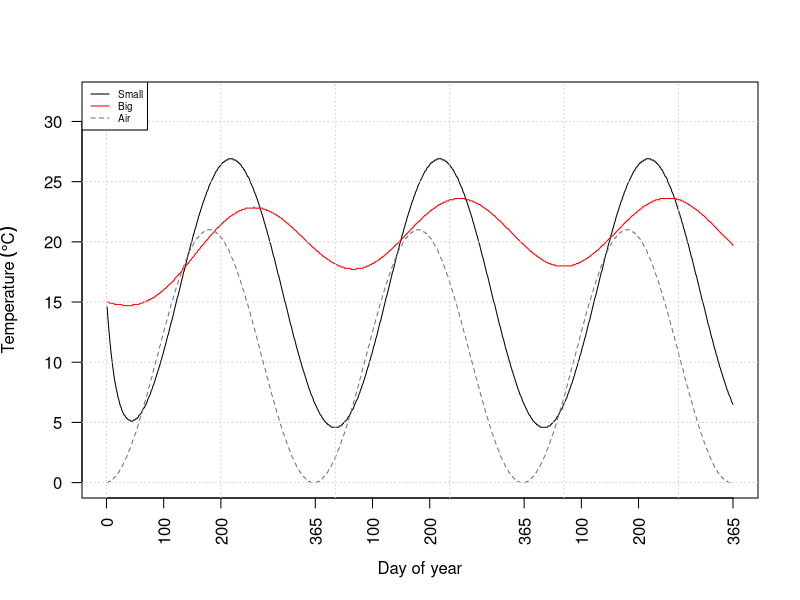

R code for this plot:
# Plots temperature predictions
# S. Hafner
# 2021

# Normal simulation
d01b <- read.table('temp_01_b.txt', header = FALSE, skip = 2)
d02s <- read.table('temp_02_s.txt', header = FALSE, skip = 2)
names(d01b) <- names(d02s) <- c('dos', 'doy', 'smass', 'depth', 'air', 'wall', 'floor', 'slurry')

png('slurry_temp.png', height = 4, width = 6, units = 'in', res = 600)
  #par(mfrow = c(3, 1), mar = c(4, 4.5, 2, 1))

  plot(slurry ~ dos, data = d02s, type = 'l', ylim = c(0, 32), xlab = 'Day of year', ylab = expression('Temperature'~(degree*C)), xaxt = 'n', las = 1)
  axis(1, at = c(c(0, 100, 200, 365), c(100, 200, 365) + 365, c(100, 200, 365) + 2*365), 
       labels = c(0, 100, 200, 365, 100, 200, 365, 100, 200, 365), las = 3)
  lines(slurry ~ dos, data = d01b, type = 'l', col = 'red')
  lines(air ~ dos, data = d02s, type = 'l', col = 'gray45', lty = 2)
  grid()
  legend('topleft', c('Small', 'Big', 'Air'), lty = c(1, 1, 2), col = c('black', 'red', 'gray45'), cex = 0.6)

dev.off()
